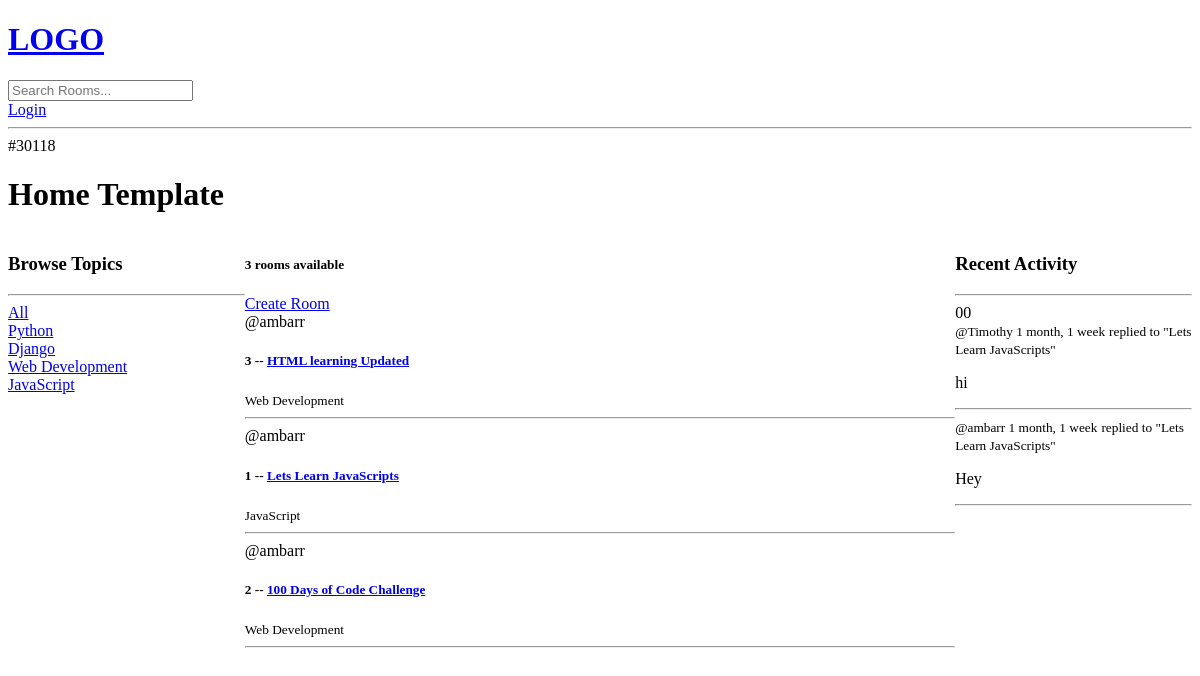
Before: / with the older database file.
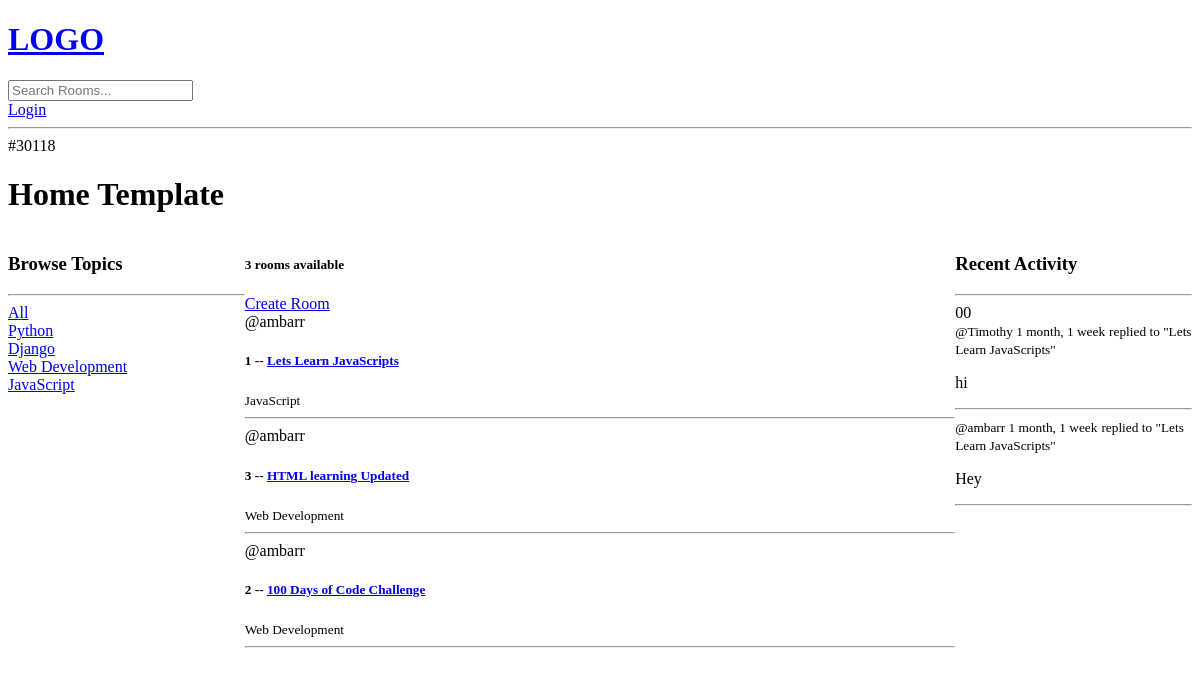
After: the same page with the newer database file.
### base/models.py (models this page shows, shortened)
class Topic(models.Model):
    name = models.CharField(max_length=200)

class Room(models.Model):
    host = models.ForeignKey(User, on_delete=models.SET_NULL, null=True)
    topic = models.ForeignKey(Topic, on_delete=models.SET_NULL, null=True)
    name = models.CharField(max_length=200)
    description = models.TextField(null=True, blank=True)
    participants = models.ManyToManyField(User, related_name='participants', blank=True)
    updated = models.DateTimeField(auto_now=True)
    created = models.DateTimeField(auto_now_add=True)
    class Meta:
        ordering = ['-updated', 'created']
    def __str__(self):
        return self.name

class Message(models.Model):
    user = models.ForeignKey(User, on_delete=models.CASCADE)
    room = models.ForeignKey(Room, on_delete=models.CASCADE)
    body = models.TextField()
    updated = models.DateTimeField(auto_now=True)
    created = models.DateTimeField(auto_now_add=True)
    class Meta:
        ordering = ['-updated', 'created']
    def __str__(self):
        return self.body[0:50]

### base/views.py (the view)
# urls.py: 2. Add a URL to urlpatterns:  path('', views.home, name='home')
def home(request):
    q= request.GET.get('q') if request.GET.get('q') != None else ''
    rooms = Room.objects.filter(
        Q(topic__name__icontains=q) |
         Q(name__icontains=q) |
        Q(description__icontains=q)
                                )
    topics = Topic.objects.all()
    room_count = rooms.count()
    room_messages = Message.objects.all()
    context ={'rooms':rooms, 'topics':topics,
               'room_count':room_count, 'room_messages':room_messages}
    return render(request, 'base/home.html', context)

### base/templates/base/home.html (shortened to what this page needs)
{% extends 'main.html'%}
{% block content%}
<h1>Home Template</h1>
<div class="home-container">
    <div>
        <h3>Browse Topics</h3>
        <hr>
        <div>
            <a href="{%url 'home' %} ">All</a>
        </div>
        {% for topic in topics%}
        <div>
            <a href="{%url 'home' %}?q={{topic.name}} ">{{topic.name}}</a>
        </div>
        {%endfor%}
    </div>
    <div>
        <h5>{{room_count}} rooms available</h5>
        <a href="{%url 'create-room' %}">Create Room</a>
        <div>
            {% for room in rooms%}
                <div>
                    <span>@{{room.host.username}}</span>
                    <h5>{{room.id}} -- <a href="{% url 'room' room.id %}">{{room.name}}</a></h5>
                    <small>{{room.topic.name}}</small>
                    <hr>
                </div>
            {% endfor %}
        </div>
    </div>
    <div class="">
        <h3>Recent Activity</h3>
        <hr>00
        {%for message in room_messages%}
            <div>
                <small>@{{message.user}}  {{message.created|timesince}}</small>
                <small>replied to "{{message.room}}"</small>
                <p>{{message}}</p>
                <hr>
            </div>
        {%endfor%}
    </div>
</div>
{% endblock %}

### templates/main.html (shortened to what this page needs)
<!DOCTYPE html>
<html lang="en">
<head>
</head>
<body>
    {%include 'navbar.html' %}
    {% block content%}
    {% endblock%}
</body>
</html>

### templates/navbar.html
<a href="/">
    <h1>LOGO</h1>
</a>
<form method="GET" action="{%url 'home'%}">
    <input type="text" name="q" placeholder="Search Rooms..."/>
</form>
{% if request.user.is_authenticated %}
<p>Hello {{request.user}}</p>
<a href="{% url 'logout'%}">Logout</a>
{%else%}
<a href="{% url 'login'%}">Login</a>
{%endif%}
<hr>
#30118

### base/templates/base/home.html (style rules this page uses)
.home-container { display: grid; grid-template-columns: 1fr 3fr 1fr; }

Changed rows visible on the page:
changed Room "Lets Learn JavaScripts": moves up the list
